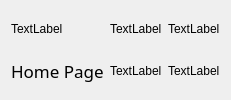
           <widget class="QWidget" name="HomePage">
            <layout class="QGridLayout" name="gridLayout_2">
             <item row="2" column="2">
              <widget class="QLabel" name="label_9">
               <property name="text">
                <string>TextLabel</string>
               </property>
              </widget>
             </item>
             <item row="1" column="2">
              <widget class="QLabel" name="yaw">
               <property name="text">
                <string>TextLabel</string>
               </property>
              </widget>
             </item>
             <item row="2" column="0">
              <widget class="QLabel" name="label_3">
               <property name="font">
                <font>
                 <family>Sans Serif</family>
                 <pointsize>13</pointsize>
                </font>
               </property>
               <property name="text">
                <string>Home Page</string>
               </property>
              </widget>
             </item>
             <item row="1" column="1">
              <widget class="QLabel" name="roll">
               <property name="text">
                <string>TextLabel</string>
               </property>
              </widget>
             </item>
             <item row="2" column="1">
              <widget class="QLabel" name="label_8">
               <property name="text">
                <string>TextLabel</string>
               </property>
              </widget>
             </item>
             <item row="1" column="0">
              <widget class="QLabel" name="pitch">
               <property name="text">
                <string>TextLabel</string>
               </property>
              </widget>
             </item>
            </layout>
           </widget>
